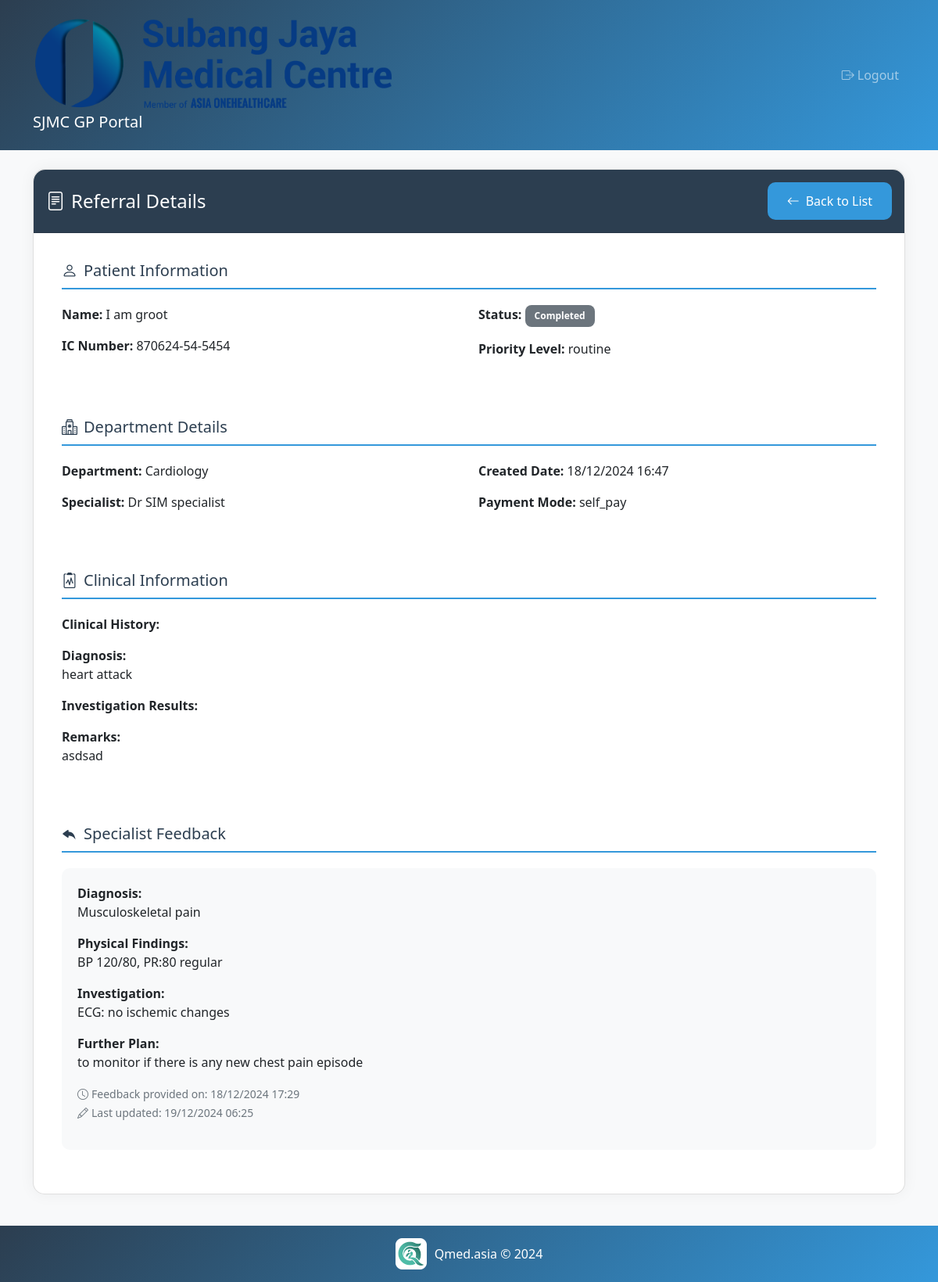
Screenshot of /gp_view_referral.php?id=47 (signed in) with the database file from the repository.
### tables this page shows
CREATE TABLE `referrals` (
  `id` int NOT NULL AUTO_INCREMENT,
  `patient_id` int NOT NULL,
  `referring_gp_id` int NOT NULL,
  `department_id` int NOT NULL,
  `priority_level` enum('routine','urgent','emergency') NOT NULL,
  `status` enum('pending','approved','rejected','completed','no_show') NOT NULL DEFAULT 'pending',
  `created_at` timestamp NULL DEFAULT CURRENT_TIMESTAMP,
  `updated_at` timestamp NULL DEFAULT CURRENT_TIMESTAMP ON UPDATE CURRENT_TIMESTAMP,
  `specialist_id` int DEFAULT NULL,
  `referral_letter_path` varchar(255) DEFAULT NULL COMMENT 'Path to stored referral letter file',
  `payment_mode` varchar(20) NOT NULL,
  `clinical_history` text,
  `diagnosis` text,
  `investigation_results` text,
  `remarks` text,
  `no_show_date` timestamp NULL DEFAULT NULL,
  PRIMARY KEY (`id`),
  KEY `patient_id` (`patient_id`),
  KEY `referring_gp_id` (`referring_gp_id`),
  KEY `department_id` (`department_id`),
  KEY `specialist_id` (`specialist_id`),
  CONSTRAINT `referrals_ibfk_1` FOREIGN KEY (`patient_id`) REFERENCES `patients` (`id`),
  CONSTRAINT `referrals_ibfk_2` FOREIGN KEY (`referring_gp_id`) REFERENCES `gp_doctors` (`id`),
  CONSTRAINT `referrals_ibfk_3` FOREIGN KEY (`department_id`) REFERENCES `departments` (`id`),
  CONSTRAINT `referrals_ibfk_4` FOREIGN KEY (`specialist_id`) REFERENCES `specialists` (`id`)
);

CREATE TABLE `patients` (
  `id` int NOT NULL AUTO_INCREMENT,
  `name` varchar(100) NOT NULL,
  `date_of_birth` date NOT NULL,
  `ic_number` varchar(14) NOT NULL,
  `contact_number` varchar(20) DEFAULT NULL,
  `email` varchar(100) DEFAULT NULL,
  `address` text,
  `created_at` timestamp NULL DEFAULT CURRENT_TIMESTAMP,
  PRIMARY KEY (`id`)
);

CREATE TABLE `departments` (
  `id` int NOT NULL AUTO_INCREMENT,
  `name` varchar(100) NOT NULL,
  `description` text,
  `status` enum('active','inactive') DEFAULT 'active',
  `created_at` timestamp NULL DEFAULT CURRENT_TIMESTAMP,
  `updated_at` timestamp NULL DEFAULT CURRENT_TIMESTAMP ON UPDATE CURRENT_TIMESTAMP,
  PRIMARY KEY (`id`)
);

CREATE TABLE `specialists` (
  `id` int NOT NULL AUTO_INCREMENT,
  `nsr_number` varchar(20) DEFAULT NULL,
  `name` varchar(100) NOT NULL,
  `department_id` int DEFAULT NULL,
  `specialization` varchar(100) DEFAULT NULL,
  `email` varchar(100) DEFAULT NULL,
  `phone` varchar(20) DEFAULT NULL,
  `status` enum('active','inactive') DEFAULT 'active',
  `created_at` timestamp NULL DEFAULT CURRENT_TIMESTAMP,
  `updated_at` timestamp NULL DEFAULT CURRENT_TIMESTAMP ON UPDATE CURRENT_TIMESTAMP,
  `profile` text,
  `picture` varchar(255) DEFAULT NULL,
  `password` varchar(255) DEFAULT NULL,
  PRIMARY KEY (`id`),
  UNIQUE KEY `nsr_number` (`nsr_number`),
  UNIQUE KEY `email` (`email`),
  KEY `department_id` (`department_id`),
  CONSTRAINT `specialists_ibfk_1` FOREIGN KEY (`department_id`) REFERENCES `departments` (`id`)
);

CREATE TABLE `referral_clinical_feedback` (
  `id` int NOT NULL,
  `referral_id` int NOT NULL,
  `diagnosis` text,
  `physical_findings` text,
  `investigation` text,
  `further_plan` text,
  `created_at` timestamp NULL DEFAULT CURRENT_TIMESTAMP,
  `updated_at` timestamp NULL DEFAULT CURRENT_TIMESTAMP ON UPDATE CURRENT_TIMESTAMP
);

### gp_view_referral.php (the view, shortened to what this page needs)
<?php
require_once 'config/db.php';
$stmt = $db->prepare("SELECT r.id,
                     r.patient_id,
                     r.referring_gp_id,
                     r.department_id,
                     r.priority_level,
                     r.status,
                     r.clinical_history,
                     r.diagnosis,
                     r.investigation_results,
                     r.remarks,
                     r.created_at,
                     r.updated_at,
                     r.specialist_id,
                     r.referral_letter_path,
                     r.payment_mode,
                     p.name as patient_name,
                     p.ic_number,
                     d.name as department_name,
                     g.gp_name,
                     s.name as specialist_name,
                     rcf.diagnosis as specialist_diagnosis,
                     rcf.physical_findings,
                     rcf.investigation as specialist_investigation,
                     rcf.further_plan,
                     rcf.created_at as feedback_created_at,
                     rcf.updated_at as feedback_updated_at
                     FROM referrals r
                     JOIN patients p ON r.patient_id = p.id
                     JOIN departments d ON r.department_id = d.id
                     JOIN gp_doctors g ON r.referring_gp_id = g.id
                     LEFT JOIN specialists s ON r.specialist_id = s.id
                     LEFT JOIN referral_clinical_feedback rcf ON r.id = rcf.referral_id
                     WHERE r.id = ?");
$stmt->execute([$_GET['id']]);
$referral = $stmt->fetch(PDO::FETCH_ASSOC);
?>
<!DOCTYPE html>
<html lang="en">
<head>
    <link href="https://cdn.jsdelivr.net/npm/bootstrap@5.1.3/dist/css/bootstrap.min.css" rel="stylesheet">
    <link href="https://cdn.jsdelivr.net/npm/bootstrap-icons@1.11.3/font/bootstrap-icons.css" rel="stylesheet">
</head>
<body>
    <nav class="navbar navbar-expand-lg navbar-dark">
        <div class="container">
            <a class="navbar-brand" href="gp_dashboard.php">
                <img src="uploads/sjmclogo.png" alt="SJMC Logo" style="height: 120px; margin-right: 10px; display: block;">
                SJMC GP Portal
            </a>
            <div class="collapse navbar-collapse" id="navbarNav">
                <ul class="navbar-nav ms-auto">
                    <li class="nav-item">
                        <a class="nav-link" href="gp_logout.php">
                            <i class="bi bi-box-arrow-right me-1"></i>Logout
                        </a>
                    </li>
                </ul>
            </div>
        </div>
    </nav>
    <div class="container mt-4">
        <div class="card">
            <div class="card-header d-flex justify-content-between align-items-center">
                <h4 class="mb-0"><i class="bi bi-file-text me-2"></i>Referral Details</h4>
                <a href="gp_view_referrals.php" class="btn btn-secondary">
                    <i class="bi bi-arrow-left me-2"></i>Back to List
                </a>
            </div>
            <div class="card-body">
                <div class="detail-section">
                    <h5><i class="bi bi-person me-2"></i>Patient Information</h5>
                    <div class="row">
                        <div class="col-md-6">
                            <p><strong>Name:</strong> <?php echo htmlspecialchars($referral['patient_name']); ?></p>
                            <p><strong>IC Number:</strong> <?php echo htmlspecialchars($referral['ic_number']); ?></p>
                        </div>
                        <div class="col-md-6">
                            <p><strong>Status:</strong>
                                <span class="badge bg-<?php
                                    echo ($referral['status'] == 'pending' ? 'warning' :
                                         ($referral['status'] == 'accepted' ? 'success' :
                                         ($referral['status'] == 'rejected' ? 'danger' : 'secondary')));
                                ?>">
                                    <?php echo ucfirst(htmlspecialchars($referral['status'])); ?>
                                </span>
                            </p>
                            <p><strong>Priority Level:</strong> <?php echo htmlspecialchars($referral['priority_level']); ?></p>
                        </div>
                    </div>
                </div>
                <div class="detail-section">
                    <h5><i class="bi bi-hospital me-2"></i>Department Details</h5>
                    <div class="row">
                        <div class="col-md-6">
                            <p><strong>Department:</strong> <?php echo htmlspecialchars($referral['department_name']); ?></p>
                            <p><strong>Specialist:</strong> <?php echo htmlspecialchars($referral['specialist_name'] ?? 'Not assigned'); ?></p>
                        </div>
                        <div class="col-md-6">
                            <p><strong>Created Date:</strong> <?php echo htmlspecialchars(date('d/m/Y H:i', strtotime($referral['created_at']))); ?></p>
                            <p><strong>Payment Mode:</strong> <?php echo htmlspecialchars($referral['payment_mode']); ?></p>
                        </div>
                    </div>
                </div>
                <div class="detail-section">
                    <h5><i class="bi bi-clipboard2-pulse me-2"></i>Clinical Information</h5>
                    <p><strong>Clinical History:</strong><br>
                    </p>
                    <p><strong>Diagnosis:</strong><br>
                        <?php echo nl2br(htmlspecialchars($referral['diagnosis'] ?? 'Not provided')); ?>
                    </p>
                    <p><strong>Investigation Results:</strong><br>
                    </p>
                    <p><strong>Remarks:</strong><br>
                        <?php echo nl2br(htmlspecialchars($referral['remarks'] ?? 'Not provided')); ?>
                    </p>
                </div>
                <?php if (isset($referral['specialist_diagnosis']) || isset($referral['physical_findings']) ||
                          isset($referral['specialist_investigation']) || isset($referral['further_plan'])): ?>
                    <div class="detail-section">
                        <h5><i class="bi bi-reply-fill me-2"></i>Specialist Feedback</h5>
                        <div class="feedback-card">
                            <p><strong>Diagnosis:</strong><br>
                                <?php echo nl2br(htmlspecialchars($referral['specialist_diagnosis'] ?? 'Not provided')); ?>
                            </p>
                            <p><strong>Physical Findings:</strong><br>
                                <?php echo nl2br(htmlspecialchars($referral['physical_findings'] ?? 'Not provided')); ?>
                            </p>
                            <p><strong>Investigation:</strong><br>
                                <?php echo nl2br(htmlspecialchars($referral['specialist_investigation'] ?? 'Not provided')); ?>
                            </p>
                            <p><strong>Further Plan:</strong><br>
                                <?php echo nl2br(htmlspecialchars($referral['further_plan'] ?? 'Not provided')); ?>
                            </p>
                            <p class="text-muted mt-2">
                                <small>
                                    <i class="bi bi-clock me-1"></i>Feedback provided on: <?php echo date('d/m/Y H:i', strtotime($referral['feedback_created_at'])); ?>
                                    <?php if ($referral['feedback_updated_at'] != $referral['feedback_created_at']): ?>
                                        <br><i class="bi bi-pencil me-1"></i>Last updated: <?php echo date('d/m/Y H:i', strtotime($referral['feedback_updated_at'])); ?>
                                    <?php endif; ?>
                                </small>
                            </p>
                        </div>
                    </div>
                <?php endif; ?>
            </div>
        </div>
    </div>
    <nav class="bottom-nav">
        <div class="d-flex align-items-center justify-content-center">
            <img src="uploads/qmed_logo.png" alt="Logo" class="bottom-nav-logo">
            <span class="bottom-nav-text">Qmed.asia © 2024</span>
        </div>
    </nav>
</body>
</html>

### gp_view_referral.php (style rules this page uses)
:root { --primary-color: #2c3e50; --secondary-color: #3498db; }
body { background-color: #f8f9fa; font-family: 'Segoe UI', Tahoma, Geneva, Verdana, sans-serif; padding-bottom: 80px; }
.navbar { background: linear-gradient(135deg, var(--primary-color), var(--secondary-color)); padding: 1rem 0; }
.card { border-radius: 15px; box-shadow: 0 0 20px rgba(0,0,0,0.05); margin-bottom: 2rem; }
.card-header { background: var(--primary-color); color: white; border-radius: 15px 15px 0 0 !important; padding: 1rem; }
.btn { border-radius: 10px; padding: 12px 25px; font-weight: 500; transition: all 0.3s ease; }
.btn-secondary { background-color: var(--secondary-color); border: none; }
.badge { padding: 8px 12px; border-radius: 8px; }
.bottom-nav { background: linear-gradient(135deg, var(--primary-color), var(--secondary-color)); color: white; padding: 1rem; position: fixed; bottom: 0; width: 100%; text-align: center; }
.bottom-nav-logo { height: 40px; margin-right: 10px; }
.detail-section { background: #fff; padding: 20px; border-radius: 10px; margin-bottom: 20px; }
.detail-section h5 { color: var(--primary-color); border-bottom: 2px solid var(--secondary-color); padding-bottom: 10px; margin-bottom: 20px; }
.feedback-card { background: #f8f9fa; border-radius: 10px; padding: 20px; margin-top: 20px; }

### rows the page displays
referrals: patient.name "I am groot", patient.ic_number "870624-54-5454", status "Completed", priority_level "routine", department.name "Cardiology", specialist.name "Dr SIM specialist", created_at "18/12/2024 16:47", payment_mode "self_pay", diagnosis "heart attack", remarks "asdsad", referral_clinical_feedback.diagnosis "Musculoskeletal pain", referral_clinical_feedback.physical_findings "BP 120/80, PR:80 regular", referral_clinical_feedback.investigation "ECG: no ischemic changes", referral_clinical_feedback.further_plan "to monitor if there is any new chest pain episode", referral_clinical_feedback.created_at "18/12/2024 17:29", referral_clinical_feedback.updated_at "19/12/2024 06:25"
